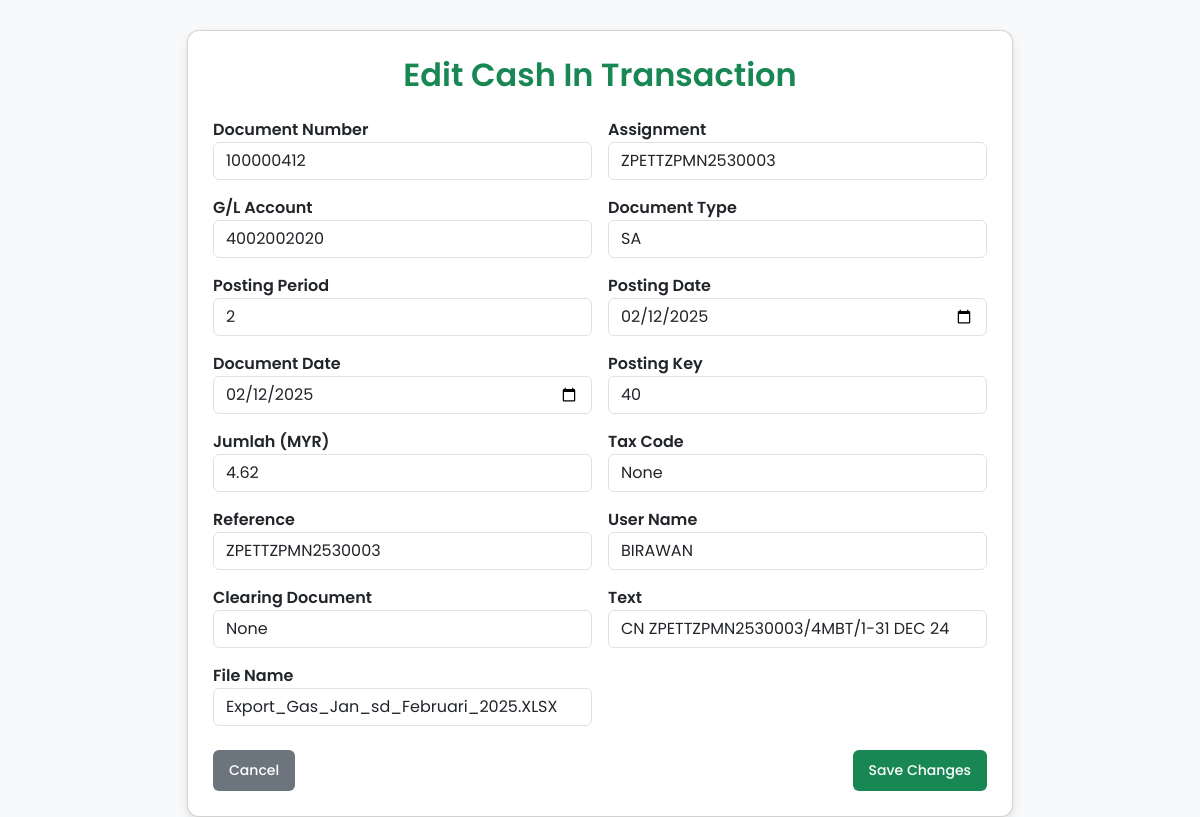
The page /edit-cash-in/31 on the database its author committed.
### tables this page shows
CREATE TABLE cash_in (
                        id INTEGER PRIMARY KEY AUTOINCREMENT,
                        document_number TEXT,
                        assignment TEXT,
                        gl_account TEXT,
                        document_type TEXT,
                        posting_period TEXT,
                        posting_date DATE,
                        document_date DATE,
                        posting_key TEXT,
                        jumlah_myr DECIMAL(15,2),
                        local_currency TEXT,
                        tax_code TEXT,
                        amount_in_doc_currency DECIMAL(15,2), 
                        amount_loc_curr_3 DECIMAL(15,2),
                        document_currency TEXT,
                        reference TEXT,
                        user_name TEXT,
                        clearing_document TEXT,
                        text TEXT,
                        file_name TEXT
                    );

### app.py (the view, shortened to what this page needs)
@app.route('/edit-cash-in/<int:id>', methods=['GET', 'POST'])
def edit_cash_in(id):
    conn = get_db_connection()
    cash_in = conn.execute('SELECT * FROM cash_in WHERE id = ?', (id,)).fetchone()
    conn.close()
    return render_template("edit_cash_in.html", cash_in=cash_in)

### app.py (called while the page is built)
def get_db_connection():
    conn = sqlite3.connect(DATABASE)
    conn.row_factory = sqlite3.Row
    return conn

### templates/edit_cash_in.html (shortened to what this page needs)
<!DOCTYPE html>
<html lang="en">
<head>
  <link href="https://cdn.jsdelivr.net/npm/bootstrap@5.3.0/dist/css/bootstrap.min.css" rel="stylesheet">
  <link rel="stylesheet" href="{{ url_for('static', filename='styles.css') }}">
</head>
<body>
<div class="container">
  <div class="card">
    <h2 class="text-center text-success mb-4">Edit Cash In Transaction</h2>
    <form method="POST">
      <div class="row g-3">
        <div class="col-md-6">
          <label>Document Number</label>
          <input type="text" name="document_number" class="form-control" value="{{ cash_in['document_number'] }}" required>
        </div>
        <div class="col-md-6">
          <label>Assignment</label>
          <input type="text" name="assignment" class="form-control" value="{{ cash_in['assignment'] }}">
        </div>
        <div class="col-md-6">
          <label>G/L Account</label>
          <input type="text" name="gl_account" class="form-control" value="{{ cash_in['gl_account'] }}">
        </div>
        <div class="col-md-6">
          <label>Document Type</label>
          <input type="text" name="document_type" class="form-control" value="{{ cash_in['document_type'] }}">
        </div>
        <div class="col-md-6">
          <label>Posting Period</label>
          <input type="text" name="posting_period" class="form-control" value="{{ cash_in['posting_period'] }}">
        </div>
        <div class="col-md-6">
          <label>Posting Date</label>
          <input type="date" name="posting_date" class="form-control" value="{{ cash_in['posting_date'] }}">
        </div>
        <div class="col-md-6">
          <label>Document Date</label>
          <input type="date" name="document_date" class="form-control" value="{{ cash_in['document_date'] }}">
        </div>
        <div class="col-md-6">
          <label>Posting Key</label>
          <input type="text" name="posting_key" class="form-control" value="{{ cash_in['posting_key'] }}">
        </div>
        <div class="col-md-6">
          <label>Jumlah (MYR)</label>
          <input type="number" step="0.01" name="jumlah_myr" class="form-control" value="{{ cash_in['jumlah_myr'] }}">
        </div>
        <div class="col-md-6">
          <label>Tax Code</label>
          <input type="text" name="tax_code" class="form-control" value="{{ cash_in['tax_code'] }}">
        </div>
        <div class="col-md-6">
          <label>Reference</label>
          <input type="text" name="reference" class="form-control" value="{{ cash_in['reference'] }}">
        </div>
        <div class="col-md-6">
          <label>User Name</label>
          <input type="text" name="user_name" class="form-control" value="{{ cash_in['user_name'] }}">
        </div>
        <div class="col-md-6">
          <label>Clearing Document</label>
          <input type="text" name="clearing_document" class="form-control" value="{{ cash_in['clearing_document'] }}">
        </div>
        <div class="col-md-6">
          <label>Text</label>
          <input type="text" name="text" class="form-control" value="{{ cash_in['text'] }}">
        </div>
        <div class="col-md-6">
          <label>File Name</label>
          <input type="text" name="file_name" class="form-control" value="{{ cash_in['file_name'] }}">
        </div>
      </div>
      <div class="d-flex justify-content-between mt-4">
        <a href="{{ url_for('dashboard') }}" class="btn btn-secondary">Cancel</a>
        <button type="submit" class="btn btn-success">Save Changes</button>
      </div>
    </form>
  </div>
</div>
</body>
</html>

### static/styles.css (style rules this page uses)
* { margin: 0; padding: 0; box-sizing: border-box; font-family: 'Poppins', sans-serif; }
body { background-color: #f6f7fb; display: flex; color: #333; }
h1, h2 { font-weight: 600; color: #2c2c2c; margin-bottom: 20px; }
button, .btn { border-radius: 6px; font-size: 14px; padding: 10px 16px; font-weight: 500; border: none; cursor: pointer; transition: 0.3s ease; }

### templates/edit_cash_in.html (style rules this page uses)
body { background-color: #f8f9fa; }
.container { margin-top: 30px; max-width: 850px; }
.card { padding: 25px; border-radius: 12px; box-shadow: 0px 4px 10px rgba(0, 0, 0, 0.1); background: #ffffff; }
label { font-weight: 600; }

### rows shown on the page
cash_in: document_number "100000412", assignment "ZPETTZPMN2530003", gl_account "4002002020", document_type "SA", posting_period "2", posting_date "02/12/2025", document_date "02/12/2025", posting_key "40", jumlah_myr "4.62", reference "ZPETTZPMN2530003", user_name "BIRAWAN", text "CN ZPETTZPMN2530003/4MBT/1-31 DEC 24", file_name "Export_Gas_Jan_sd_Februari_2025.XLSX"
